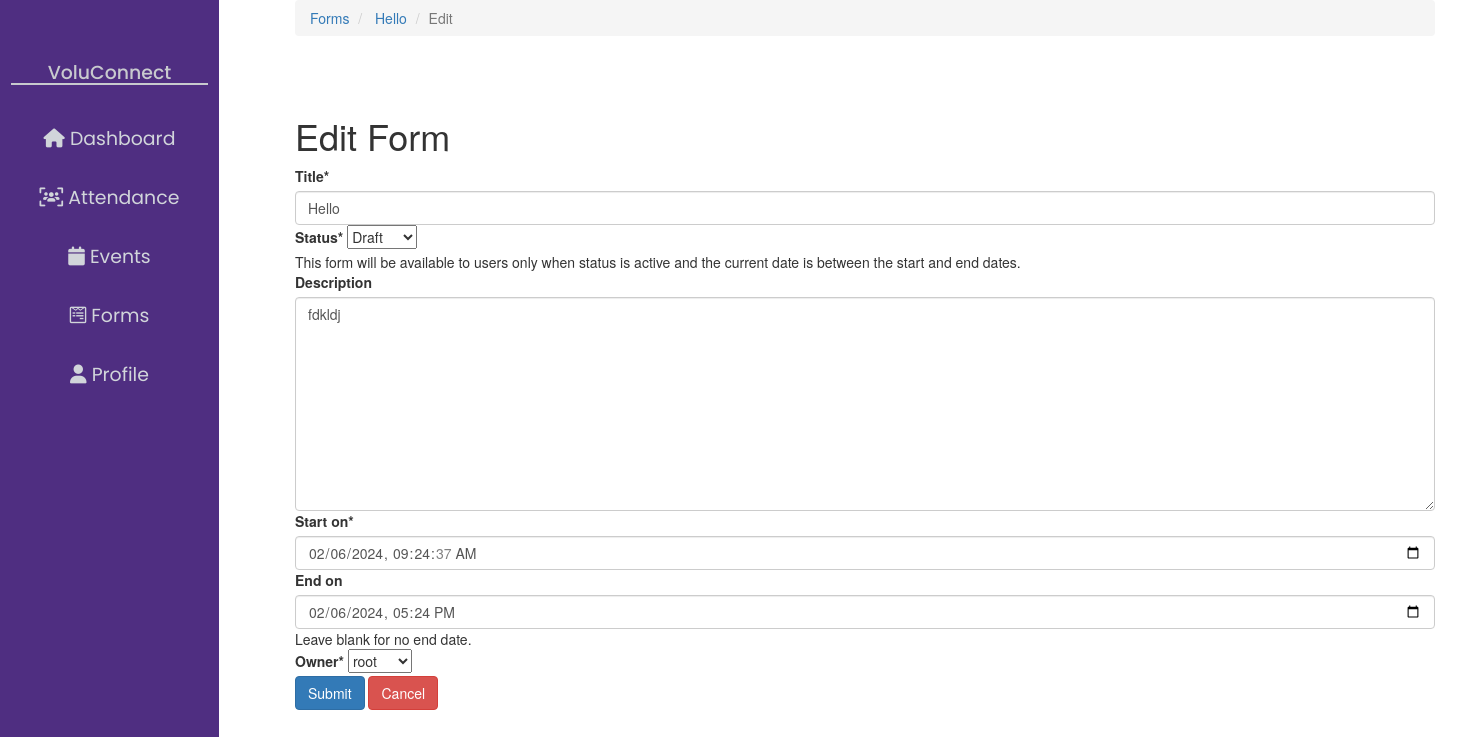
/form-creator/forms/2-hello/edit/, run on the app's committed database.
### form_creator/models.py (models this page shows, shortened)
class Form(models.Model):
    class StatusChoices(models.TextChoices):
        DRAFT = "draft", "Draft"
        ACTIVE = "active", "Active"
        INACTIVE = "inactive", "Inactive"
    owner = models.ForeignKey(User, on_delete=models.CASCADE)
    editors = models.ManyToManyField(User, related_name="editors", blank=True)
    title = models.CharField(max_length=150)
    slug = models.SlugField(max_length=150)
    description = models.TextField(blank=True)
    created_dt = models.DateTimeField(auto_now_add=True)
    start_dt = models.DateTimeField(
        default=timezone.now,
        verbose_name="Start on",
    )
    end_dt = models.DateTimeField(
        blank=True,
        null=True,
        help_text="Leave blank for no end date.",
        verbose_name="End on",
    )
    status = models.CharField(
        max_length=10,
        choices=StatusChoices.choices,
        default=StatusChoices.DRAFT,
        help_text="This form will be available to users only when status is "
        "active and the current date is between the start and end dates.",
    )
    objects = FormManager()
    class Meta:
        db_table = "fc_form"
        ordering = ["status", "-created_dt"]
    def __str__(self):
        return self.title
    def can_edit(self, user: User, staff_can_edit: bool = True) -> bool:
        if not user or not user.is_authenticated:
            return False
    def can_delete(self, user: User) -> bool:
        if not user or not user.is_authenticated:
            return False
        return any([user.is_staff, user.username == self.owner.username])
    def completed_by(self, user: User) -> _t.Optional["FormResponder"]:
        if not user or not user.is_authenticated:
            return None
        return self.responders.filter(user=user).first()
    def can_complete_form(self, user: User) -> bool:
        if not user or not user.is_authenticated:
            return False
        if not self.is_live():
            return False
        if self.can_edit(user, False):
            return False
        return not bool(self.completed_by(user))
    def get_absolute_url(self) -> str:
        return reverse(f"{url_prefix}form_detail", args=[self.id, self.slug])

### form_creator/views.py (the view)
class FormUpdateView(FormBaseView, FormSingleItemMixin, UpdateView):
    template_name = "form_creator/form_edit.html"

### form_creator/forms.py (called while the page is built)
    def _setup_datetime_fields(self) -> None:
        start_dt = self.fields["start_dt"]
        end_dt = self.fields["end_dt"]
        start_dt.initial = timezone.now()
        start_dt.widget = forms.DateTimeInput(attrs={"type": "datetime-local"})
        end_dt.widget = forms.DateTimeInput(attrs={"type": "datetime-local"})

    def _set_owner_field(self, user: User) -> None:
        self.fields["owner"].initial = user

    def _set_editors_field(self, editor_choices: QuerySet[User]) -> None:
        editors_field = self.fields["editors"]
        editors_field.required = False
        if editor_choices:
            editors_field.queryset = editor_choices
        else:
            editors_field.queryset = User.objects.none()
            editors_field.widget = forms.HiddenInput()

### form_creator/managers.py (called while the page is built)
    def get_queryset(self):
        return FormsQueryset(self.model, using=self._db)

### form_creator/views.py (called while the page is built)
    def get_form_kwargs(self):
        kwargs = super().get_form_kwargs()
        kwargs["user"] = self.request.user
        if self.editor_choices:
            kwargs["editor_choices"] = self.editor_choices
        return kwargs

    def get_object(self, *args, **kwargs):
        pattern = re.compile("/forms/(\\d{1,})-(.*?)/")
        pk, slug = pattern.search(self.request.path).groups()
        return get_object_or_404(self.model, pk=pk, slug=slug)

    def get_context_data(self, **kwargs):
        context = super().get_context_data(**kwargs)
        obj = self.get_object()
        context["can_edit"] = obj.can_edit(self.request.user)
        context["can_delete"] = obj.can_delete(self.request.user)
        context["completed_form"] = obj.completed_by(self.request.user)
        context["can_complete_form"] = obj.can_complete_form(self.request.user)
        return context

### form_creator/templates/form_creator/form_edit.html (shortened to what this page needs)
{% extends 'base.html' %}
{% load crispy_forms_tags %}
{% block content %}
  <div class="sidenav">
    <h3>VoluConnect</h3>
    <a {% block nav_dashboard %}{% endblock %} href="{% url 'dashboard' %}">
        <i class="fa fa-home"></i>
        <span class="sidenav-text">Dashboard</span>
    </a>
    <a {% block nav_attendance %}{% endblock %} href="{% url 'attendance' %}">
        <i class="fa fa-users-viewfinder"></i>
        <span class="sidenav-text">Attendance</span>
    </a>
    <a {% block nav_events %}{% endblock %} href="{% url 'events' %}">
        <i class="fa fa-calendar"></i>
        <span class="sidenav-text">Events</span>
    </a>
    <a {% block nav_forms %}{% endblock %} href="{% url 'form_creator:form_list' %}">
        <i class="fa-brands fa-wpforms"></i>
        <span class="sidenav-text">Forms</span>
    </a>
    <a {% block nav_profile %}{% endblock %} href="{% url 'profile' %}">
        <i class="fa fa-user"></i>
        <span class="sidenav-text">Profile</span>
    </a>
  </div>
<nav aria-label="breadcrumb">
  <ol class="breadcrumb">
    <li class="breadcrumb-item">
      <a href="{% url 'form_creator:form_list' %}">Forms</a>
    </li>
    <li class="breadcrumb-item">
      <a href="{{ object.get_absolute_url }}">{{ object|truncatechars:20 }}</a>
    </li>
    <li class="breadcrumb-item active" aria-current="page">Edit</li>
  </ol>
</nav>
<h1>Edit Form</h1>
<form method="POST">
  {{ form|crispy }}
  <input type="submit" class="btn btn-primary" value="Submit">
  <a href="{{ object.get_absolute_url }}" class="btn btn-danger">Cancel</a>
</form>
{% endblock %}

### form_creator/static/css/custom-style.css (style rules this page uses)
a, a:hover { text-decoration: none !important; }
.sidenav { height: 100%; width: 15vw; position: fixed; z-index: 1; top: 0; left: 0; background-color: #4f2e81; overflow-x: hidden; padding-top: 20px; }
.sidenav h3 { font-size: 1.35em; color: #c8cace; font-family: "Poppins", "sans-sarif"; text-align: center; padding-top: 1em; width: 90%; margin: 1.25em auto; border-bottom: 2px solid #c8cace; }
.sidenav a { padding: 16px 0; text-align: center; text-decoration: none; font-size: 1.35em; font-family: "Poppins", "sans-sarif"; color: #d1d5da; display: block; }
.container h1 { margin-top: 10vh; }

### form_creator/templates/form_creator/form_edit.html (style rules this page uses)
a, a:hover { text-decoration: none !important; }
.sidenav { height: 100%; width: 15vw; position: fixed; z-index: 1; top: 0; left: 0; background-color: #4f2e81; overflow-x: hidden; padding-top: 20px; }
.sidenav h3 { font-size: 1.35em; color: #c8cace; font-family: "Poppins", "sans-sarif"; text-align: center; padding-top: 1em; width: 90%; margin: 1.25em auto; border-bottom: 2px solid #c8cace; }
.sidenav a { padding: 16px 0; text-align: center; text-decoration: none; font-size: 1.35em; font-family: "Poppins", "sans-sarif"; color: #d1d5da; display: block; }
.container h1 { margin-top: 10vh; }

### data on the page
Form: title "Hello", status "Draft", description "fdkldj", start_dt "02/06/2024 09:24:37", end_dt "02/06/2024 17:24", owner "root"
